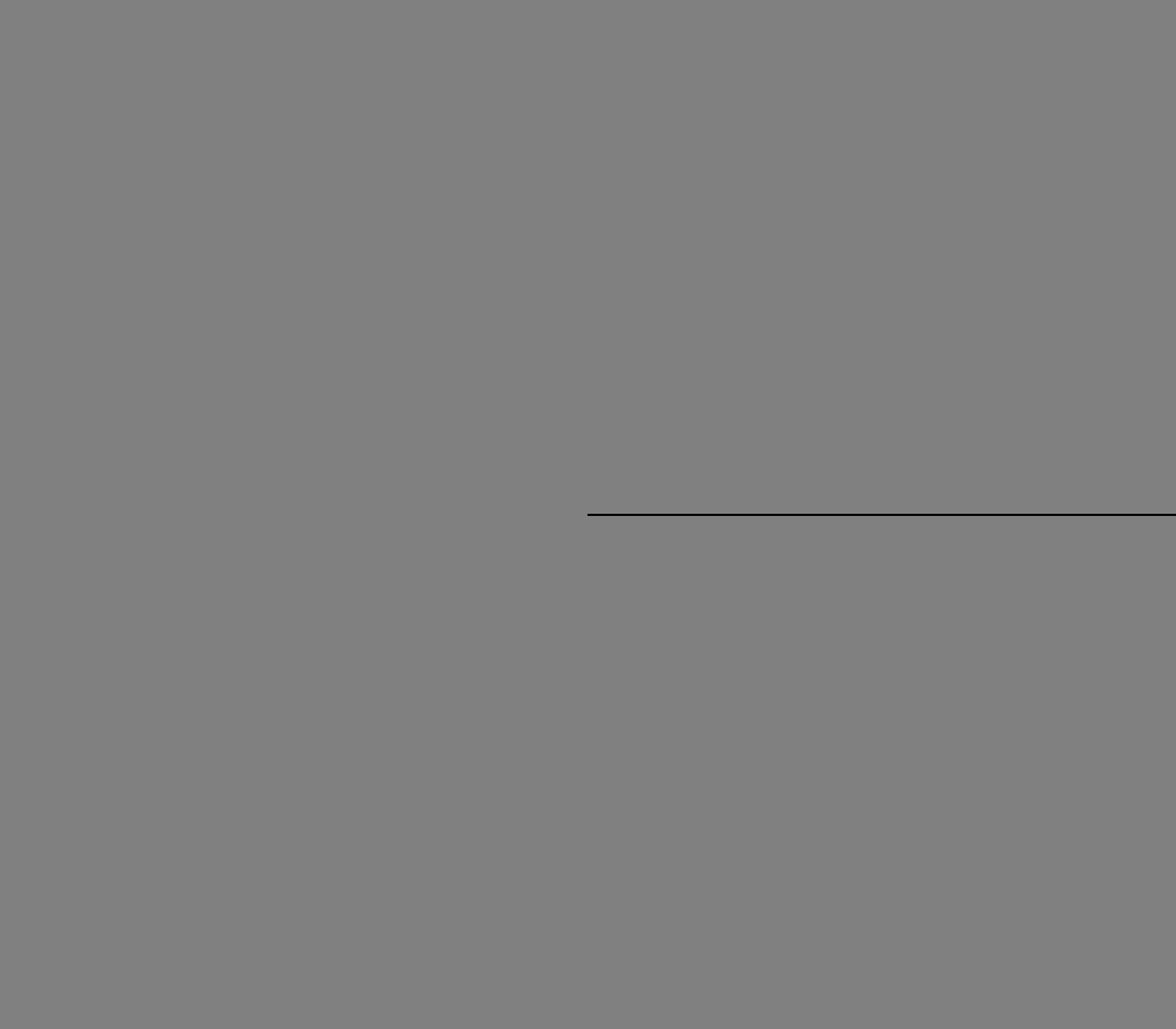
Frame 1 (no input)
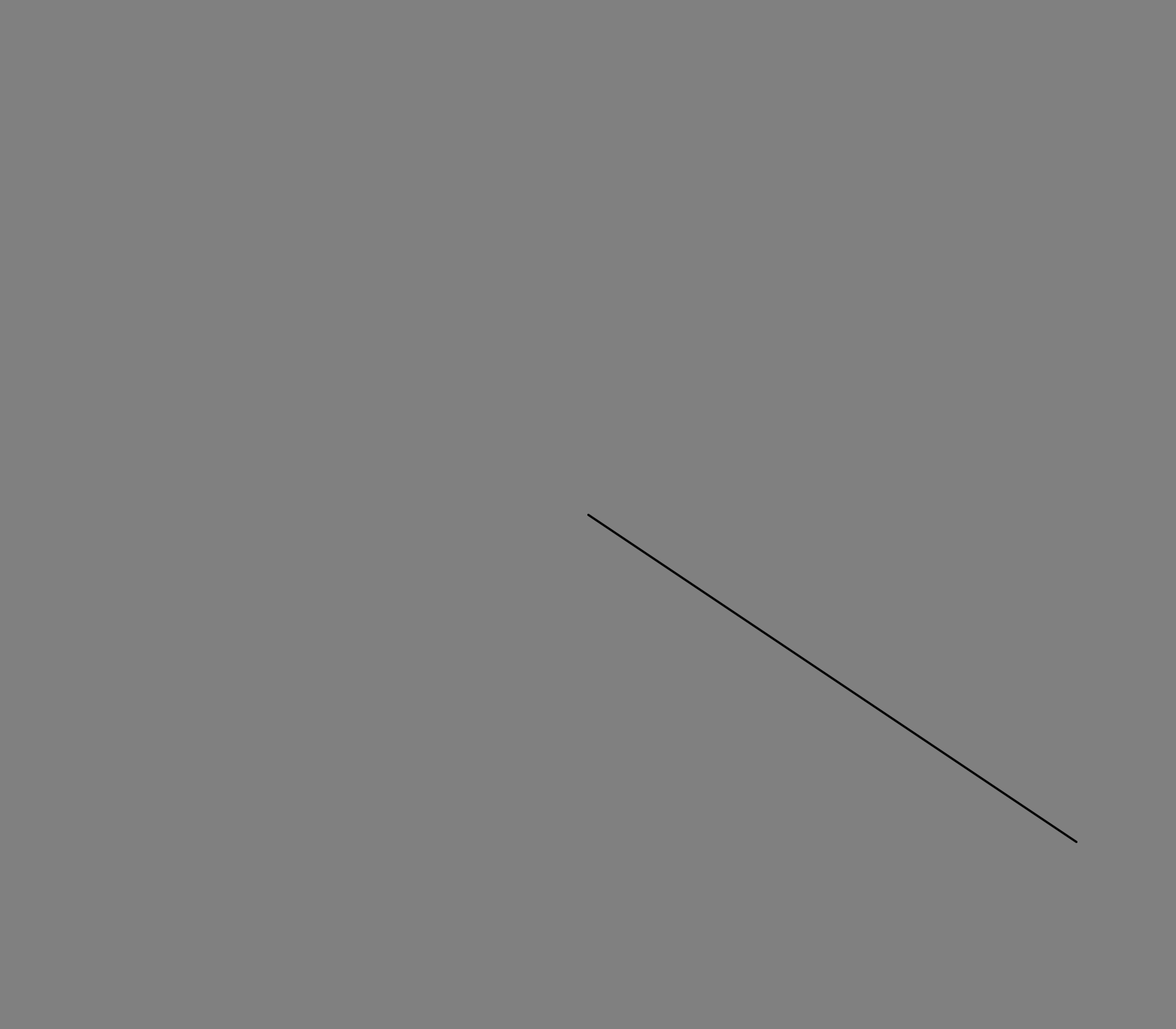
Frame 60 (the mouse pressed at the canvas centre just before this capture)
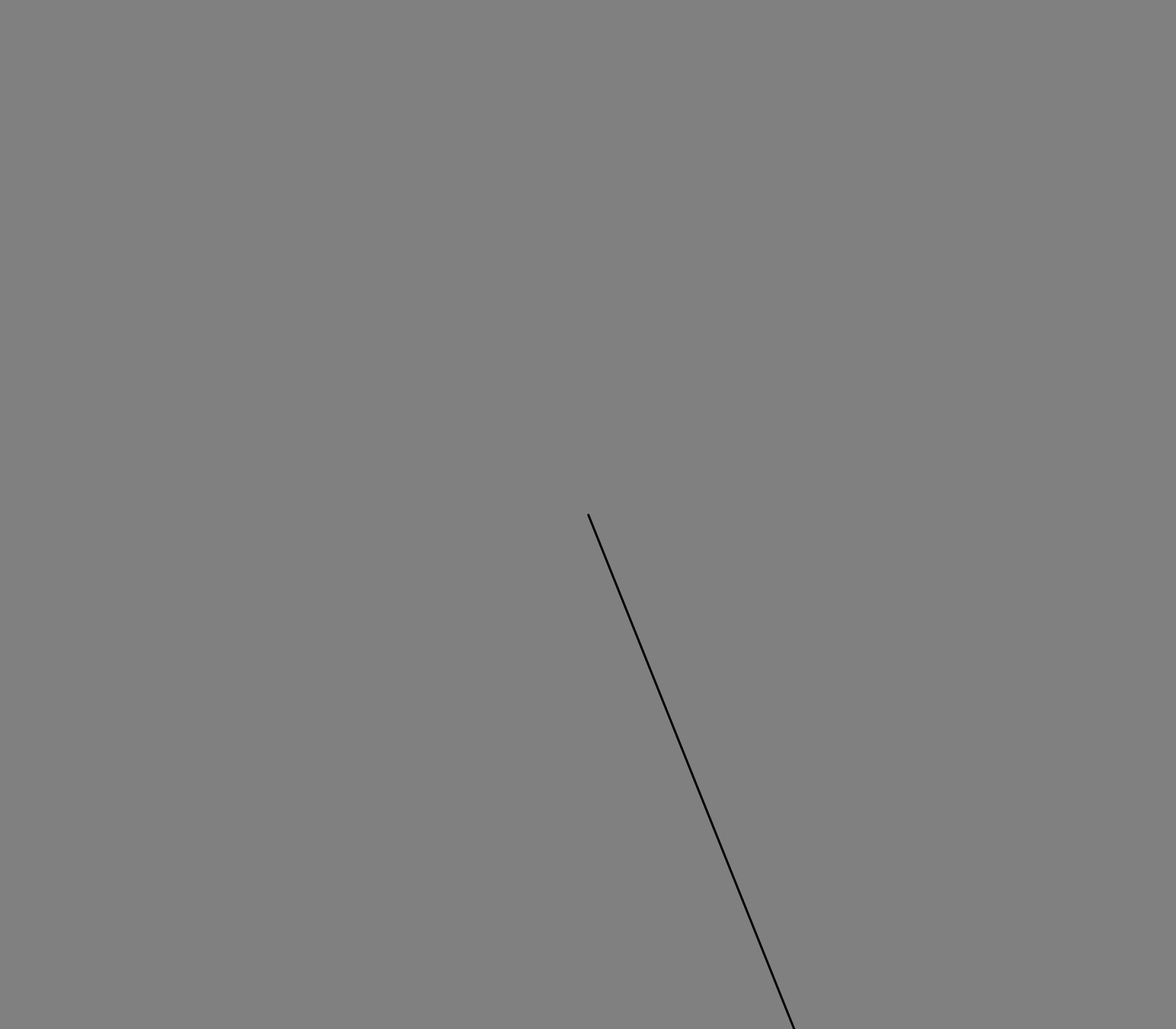
Frame 120 (the mouse held since frame 60 and released just before this capture)

The Processing sketch that drew these frames (run headless with seeded random() and noise(); from frame 60 on, the mouse is pressed at the canvas centre):

// Processing sketch: s04b_rotate
// ── s04b_rotate.pde
void setup() {
  size(1600,1400);
  strokeWeight(3);
//  frameRate(2);
}

float radar_angle = 0;

void draw() {
  background(128);
  final float r = width/2;
  float x = width/2 + r*cos(radar_angle);
  float y = height/2 + r * sin(radar_angle);
  line(width/2, height/2, x, y);
  radar_angle += .01;
}
